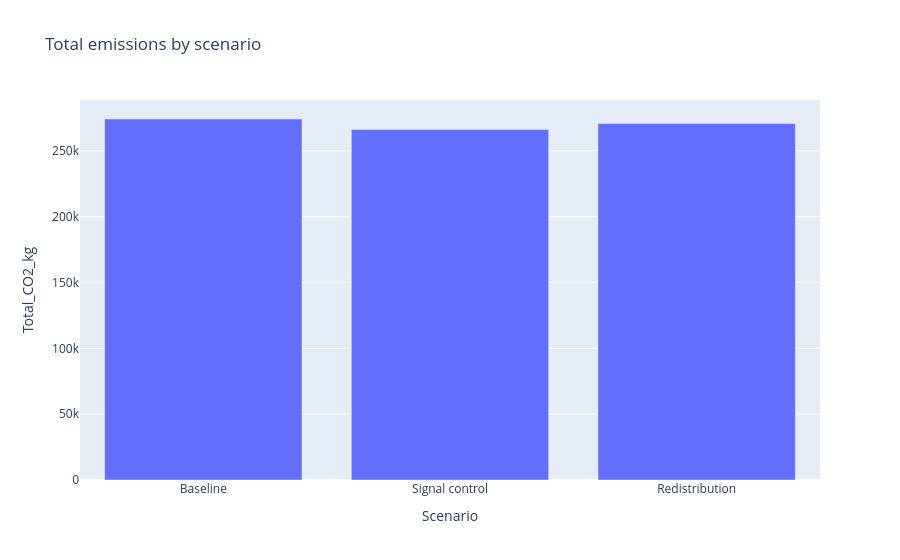
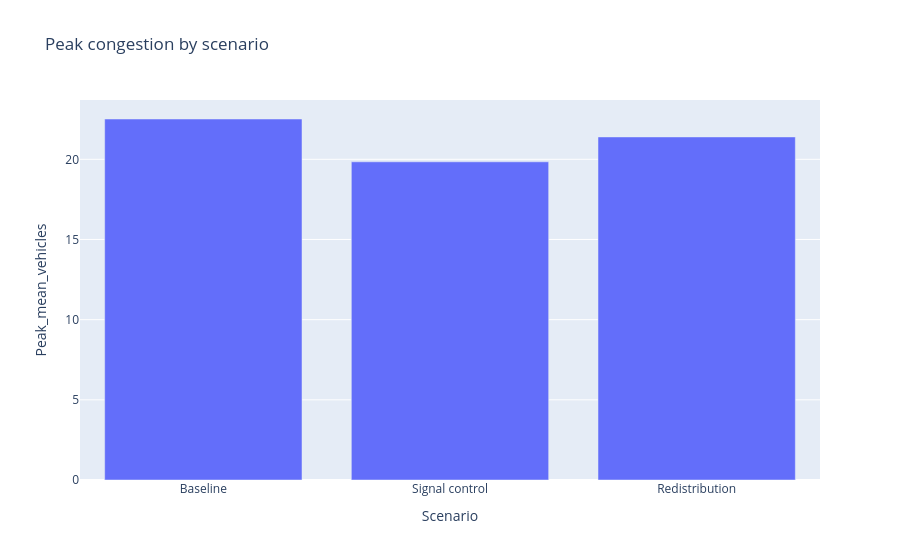
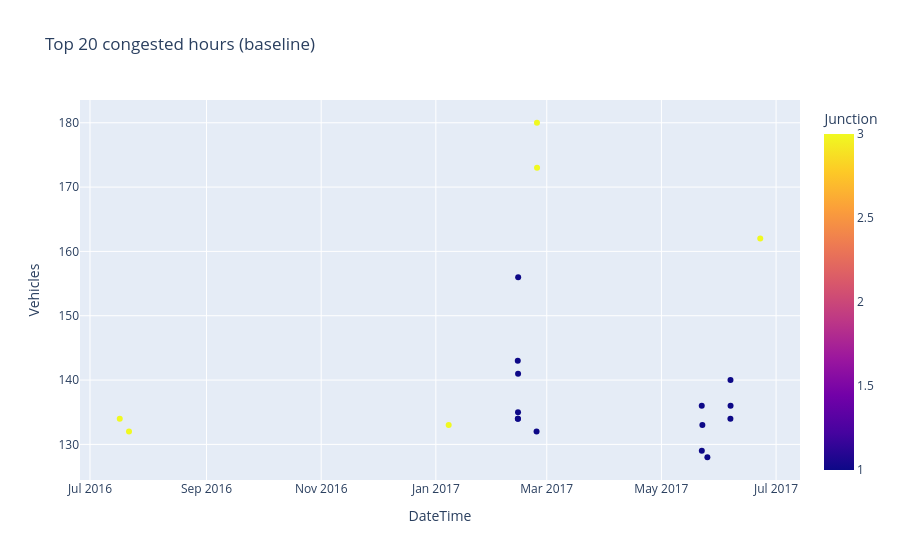

Source (notebook cell) for these figures, in order:
### Code cell
# Summary KPIs
summary = pd.DataFrame({
    "Scenario": ["Baseline", "Signal control", "Redistribution"],
    "Total_CO2_kg": [total_emissions_before, total_emissions_signal, total_emissions_redistrib],
    "Peak_mean_vehicles": [congestion_before, congestion_signal, congestion_redistrib]
})

fig = px.bar(summary, x="Scenario", y="Total_CO2_kg", title="Total emissions by scenario")
fig.show()

fig = px.bar(summary, x="Scenario", y="Peak_mean_vehicles", title="Peak congestion by scenario")
fig.show()

# Hotspots (top hours)
top_hours = df.sort_values("Vehicles", ascending=False).head(20)
fig = px.scatter(top_hours, x="DateTime", y="Vehicles", color="Junction",
                 title="Top 20 congested hours (baseline)", hover_data=["ID"])
fig.show()

### Figure 1 — Plotly figure (JSON) as saved in the notebook; plotly's stock layout.template omitted (floating-point values rounded to 4 significant figures)
{"data": [{"hovertemplate": "Scenario=%{x}<br>Total_CO2_kg=%{y}<extra></extra>", "legendgroup": "", "marker": {"color": "#636efa", "pattern": {"shape": ""}}, "name": "", "orientation": "v", "showlegend": false, "textposition": "auto", "type": "bar", "x": ["Baseline", "Signal control", "Redistribution"], "xaxis": "x", "y": [274200.0, 266100.0, 270800.0], "yaxis": "y"}], "layout": {"barmode": "relative", "legend": {"tracegroupgap": 0}, "title": {"text": "Total emissions by scenario"}, "xaxis": {"anchor": "y", "domain": [0, 1], "title": {"text": "Scenario"}}, "yaxis": {"anchor": "x", "domain": [0, 1], "title": {"text": "Total_CO2_kg"}}}}

### Figure 2 — Plotly figure (JSON) as saved in the notebook; plotly's stock layout.template omitted (floating-point values rounded to 4 significant figures)
{"data": [{"hovertemplate": "Scenario=%{x}<br>Peak_mean_vehicles=%{y}<extra></extra>", "legendgroup": "", "marker": {"color": "#636efa", "pattern": {"shape": ""}}, "name": "", "orientation": "v", "showlegend": false, "textposition": "auto", "type": "bar", "x": ["Baseline", "Signal control", "Redistribution"], "xaxis": "x", "y": [22.51, 19.84, 21.4], "yaxis": "y"}], "layout": {"barmode": "relative", "legend": {"tracegroupgap": 0}, "title": {"text": "Peak congestion by scenario"}, "xaxis": {"anchor": "y", "domain": [0, 1], "title": {"text": "Scenario"}}, "yaxis": {"anchor": "x", "domain": [0, 1], "title": {"text": "Peak_mean_vehicles"}}}}

### Figure 3 — Plotly figure (JSON) as saved in the notebook; plotly's stock layout.template omitted (floating-point values rounded to 4 significant figures)
{"data": [{"customdata": [[20170223193], [20170223203], [20170622143], [20170213191], [20170213141], [20170213181], [20170606181], [20170522111], [20170606191], [20170213171], [20170213161], [20160716203], [20170213151], [20170606171], [20170522191], [20170107203], [20160721183], [20170223141], [20170522121], [20170525111]], "hovertemplate": "DateTime=%{x}<br>Vehicles=%{y}<br>ID=%{customdata[0]}<br>Junction=%{marker.color}<extra></extra>", "legendgroup": "", "marker": {"color": [3, 3, 3, 1, 1, 1, 1, 1, 1, 1, 1, 3, 1, 1, 1, 3, 3, 1, 1, 1], "coloraxis": "coloraxis", "symbol": "circle"}, "mode": "markers", "name": "", "orientation": "v", "showlegend": false, "type": "scatter", "x": ["2017-02-23T19:00:00.000000000", "2017-02-23T20:00:00.000000000", "2017-06-22T14:00:00.000000000", "2017-02-13T19:00:00.000000000", "2017-02-13T14:00:00.000000000", "2017-02-13T18:00:00.000000000", "2017-06-06T18:00:00.000000000", "2017-05-22T11:00:00.000000000", "2017-06-06T19:00:00.000000000", "2017-02-13T17:00:00.000000000", "2017-02-13T16:00:00.000000000", "2016-07-16T20:00:00.000000000", "2017-02-13T15:00:00.000000000", "2017-06-06T17:00:00.000000000", "2017-05-22T19:00:00.000000000", "2017-01-07T20:00:00.000000000", "2016-07-21T18:00:00.000000000", "2017-02-23T14:00:00.000000000", "2017-05-22T12:00:00.000000000", "2017-05-25T11:00:00.000000000"], "xaxis": "x", "y": [180, 173, 162, 156, 143, 141, 140, 136, 136, 135, 134, 134, 134, 134, 133, 133, 132, 132, 129, 128], "yaxis": "y"}], "layout": {"coloraxis": {"colorbar": {"title": {"text": "Junction"}}, "colorscale": [[0, "#0d0887"], [0.1111, "#46039f"], [0.2222, "#7201a8"], [0.3333, "#9c179e"], [0.4444, "#bd3786"], [0.5556, "#d8576b"], [0.6667, "#ed7953"], [0.7778, "#fb9f3a"], [0.8889, "#fdca26"], [1, "#f0f921"]]}, "legend": {"tracegroupgap": 0}, "title": {"text": "Top 20 congested hours (baseline)"}, "xaxis": {"anchor": "y", "domain": [0, 1], "title": {"text": "DateTime"}}, "yaxis": {"anchor": "x", "domain": [0, 1], "title": {"text": "Vehicles"}}}}
